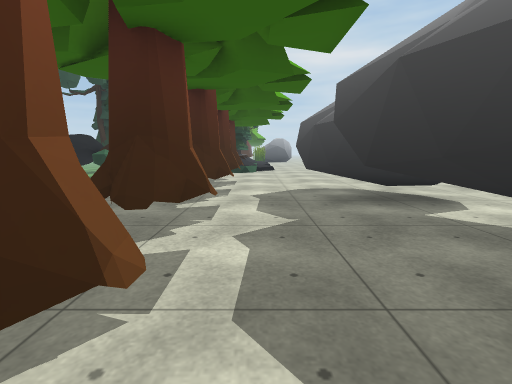
view 1 (above)

24 first-person views from a walk through a Unity game level. The camera is 1.2 m above the floor, tilts 8° down and sees 85° across. The floor is counted in squares, 1 m on a side. Each view is taken from the middle of a square. On the plan, view 1 faces up. The plan holds only what a view shows up to about 13 squares ahead; the rest is blank. The place goes on beyond the plan. The player character is not drawn. Some surface patterns are stand-ins.

view 2
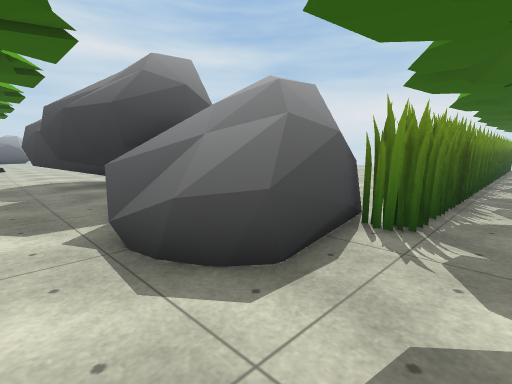

view 3
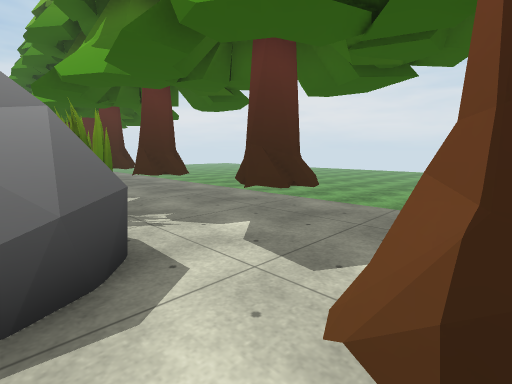

view 4
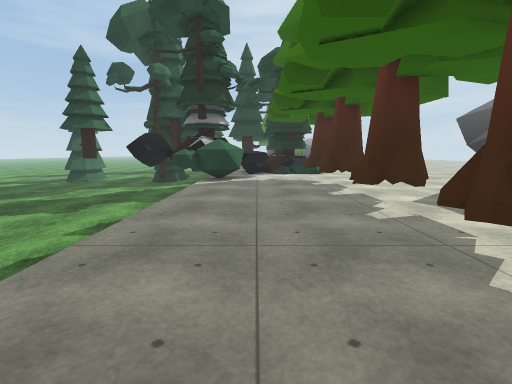

view 5
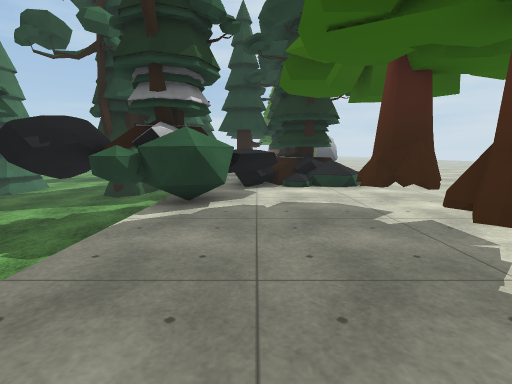

view 6
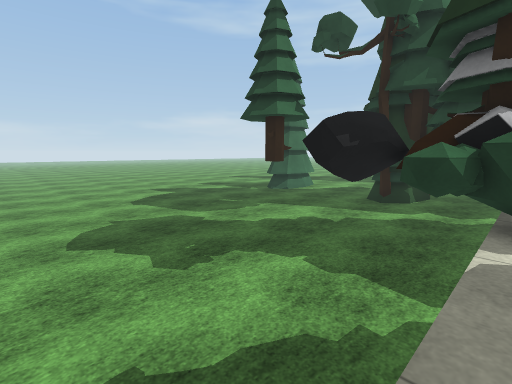

view 7
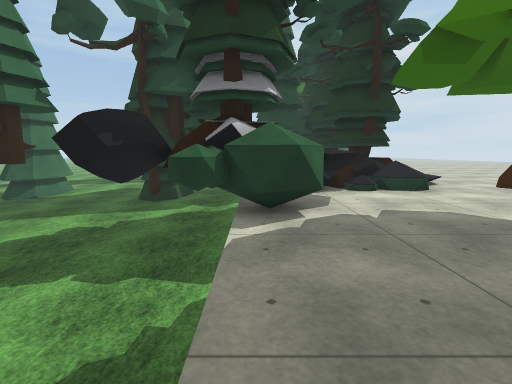

view 8
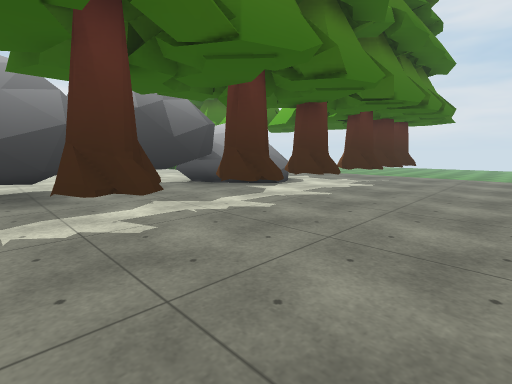

view 9
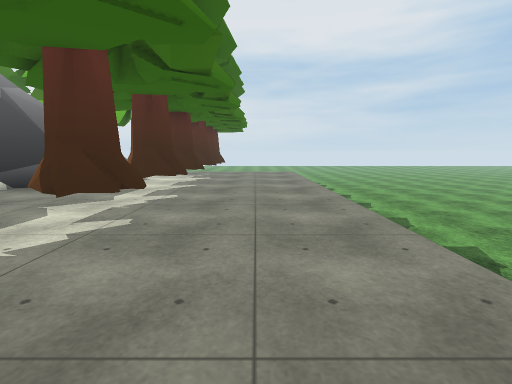

view 10
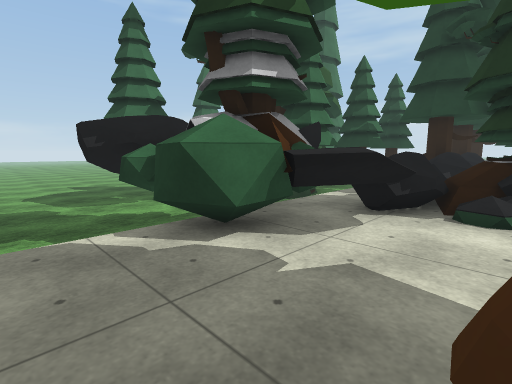

view 11
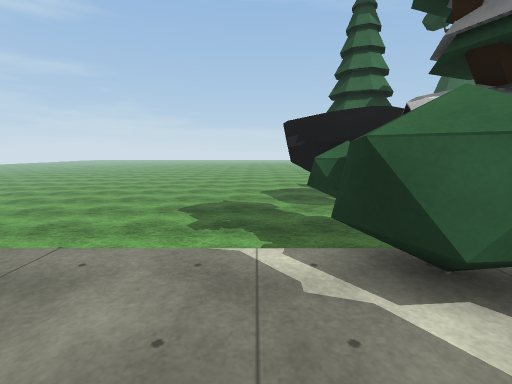

view 12
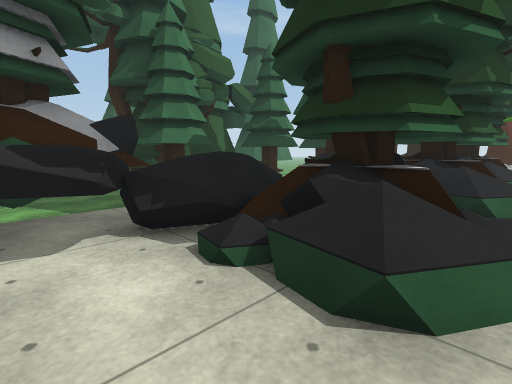

view 13
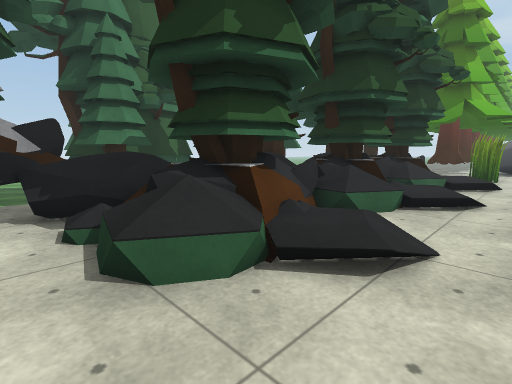

view 14
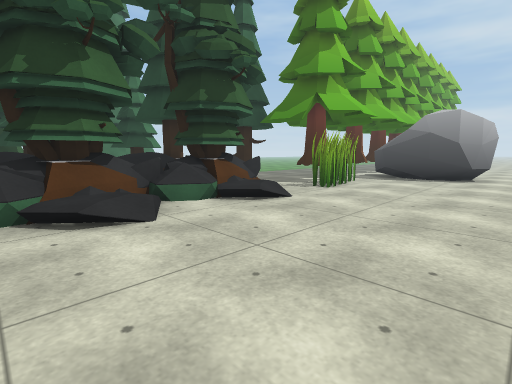

view 15
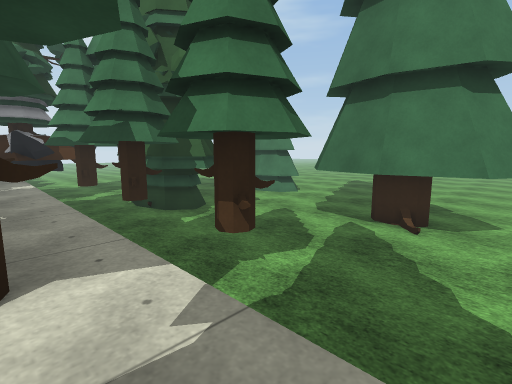

view 16
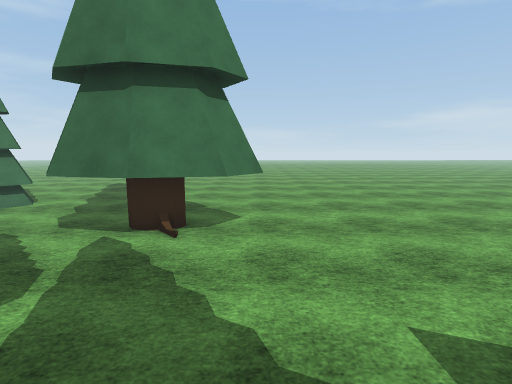

view 17
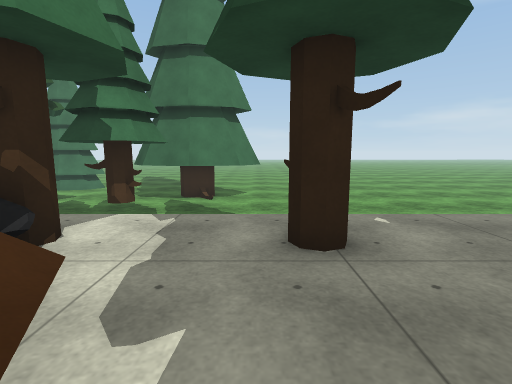

view 18
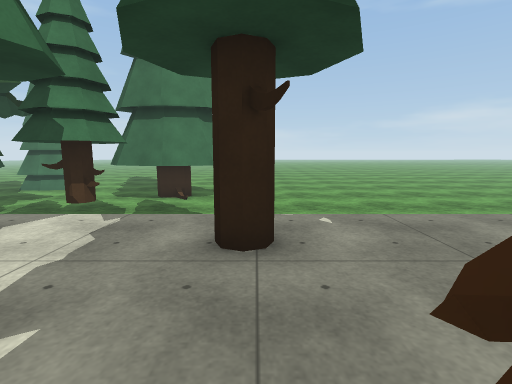

view 19
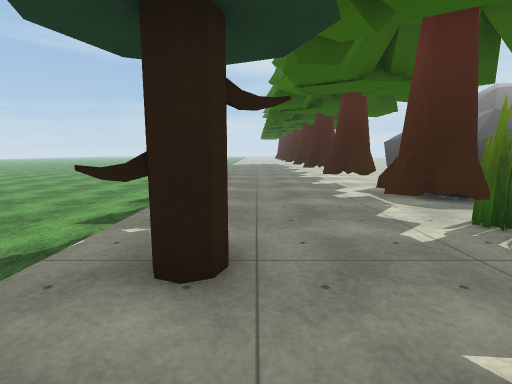

view 20
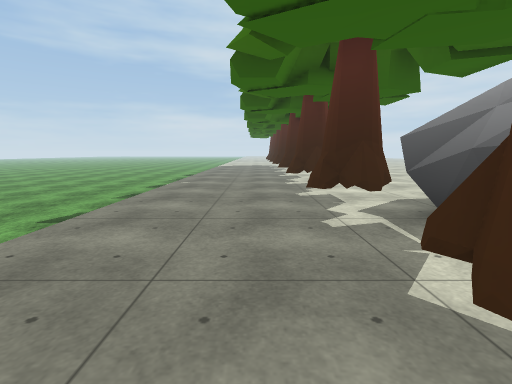

view 21
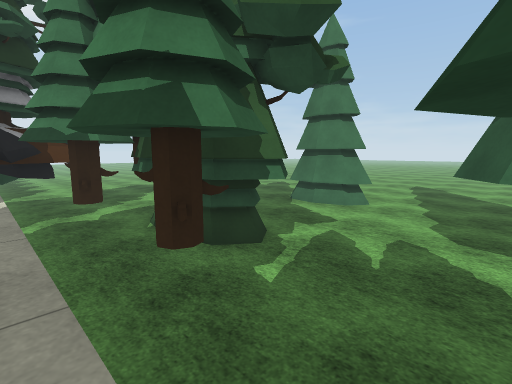

view 22
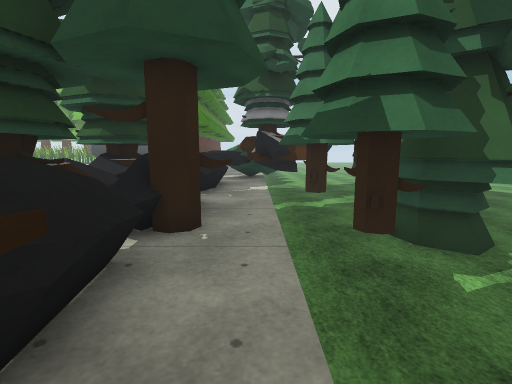

view 23
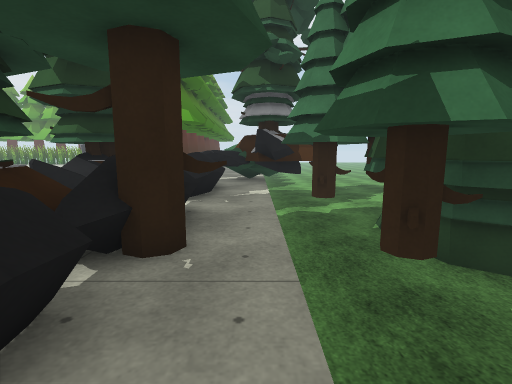

view 24
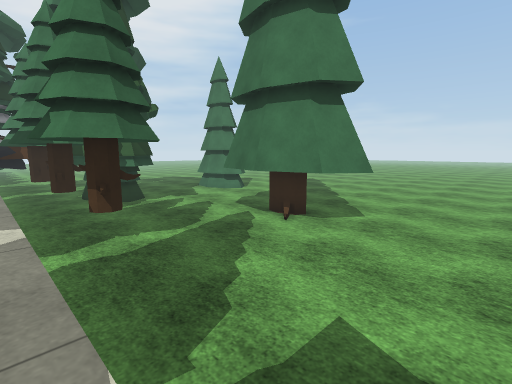

### Floor plan
Key: @ floor where view 1 was taken; # wall or solid block; x gap in a wall; . main floor; : floor 0.25 m higher than the main floor; + floor 0.5 m higher than the main floor; - floor 0.5 m lower than the main floor; _ floor 0.75 m lower than the main floor; < floor 1 m lower than the main floor; / step, stairs or slope; = window, fence, low wall or low ledge; B bush; R rock; T pine tree; E tree; O other object.
Columns run from 20 left of view 1 to 12 right of it. Each row starts with its distance up from view 1.
 43       ------- ....##  ..
 42  --  -------- ..........
 41  --- -------- ....  ...
 40  ------------ ....##..
 39  ------------ .......
 38  ------------ ......RRR RR
 37  ------------ ....##RRRRRR
 36  ------------ .....#RRRRR.
 35  ------------ ............
 34  ------------ ....##O.....
 33 --------------....##OO.....
 32 ------______--.#T.=.OO.....
 31 _______T_____-......OO.....
 30 ______T #_____....T........
 29 ______ ##_____.../TT.......
 28 ______ ##___T_.#TTTT+/.....
 27   ____  #___T_.TTTTT:/.....
 26 _______T______.TTTT .......
 25 ______________.TTTTT.......
 24 __________T_T_.TTTTT+/.....
 23 ____T____TTTT_.TTTTT:/.....
 22  __TTT___TTT__.TT T .......
 21  __  T___T T__..# TT.....
 20    TTT___TTTT_.. TTT:/...
 19     T____TTTT_.TTTTT:/...
 18      _____T___#TTTTT+....
 17     ________#RRRTT.O....
 16    ____T___ #REBRR.....
 15    ____ T__R#ET#R......
 14   _________R# BBR.....
 13  __________R_BBB..# .....
 12 ______________....##.....
 11 ______________............
 10 ______________....##...  ...
  9 _____________ ....##..R   ..
  8   <__________ .......RRR   .
  7     <________ ....##.RRRR  ..
  6     <<<<_____ ....##..RRR  ..
  5     <<<<<<<__ ........R
  4     <<<<<<<<_ ....##.RRR
  3     <<<<<<<<< ....##.RRRRR
  2     <<<<<<<<< ....x...RRRR
  1     <<<<<<<<< ....##..RRR
  0       <<<<<<< ......@RRRR
 -1      <<<<<<<< .......RRRRR ..
 -2      <<<<<<<  ....##..RRRROOOOOOO
 -3               ....=#.....OOOOOOOO
 -4                ...##......##..
 -5                ...##..##..# ..#
 -6                ...## .x........
 -7                      ===##==#=

Positions as (right, up) in squares from view 1, and headings:
1: (0, 0), facing up
2: (0, -4), facing up-right
3: (-1, -1), facing down-right
4: (-4, 1), facing up
5: (-4, 7), facing up
6: (-6, 8), facing up-left
7: (-6, 8), facing up
8: (-6, 8), facing down-right
9: (-4, 11), facing down
10: (-2, 11), facing up-left
11: (-3, 12), facing left
12: (0, 15), facing up-left
13: (2, 16), facing up-left
14: (6, 22), facing up-left
15: (-5, 31), facing down-left
16: (-6, 31), facing left
17: (-1, 31), facing left
18: (-1, 32), facing left
19: (-4, 29), facing up
20: (-3, 32), facing up
21: (-6, 27), facing down-left
22: (-6, 28), facing down
23: (-6, 27), facing down
24: (-6, 34), facing down-left
